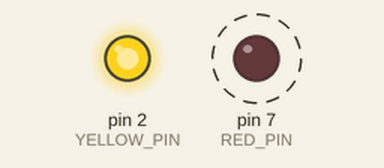
A sketch run on a simulated Arduino Uno, built with avr-gcc and run on an emulated ATmega328P. Shown: output pins drawn as LEDs (lit = HIGH). Dashed ring = blinking.

Above: at 0.05 s.
At 4.25 s:
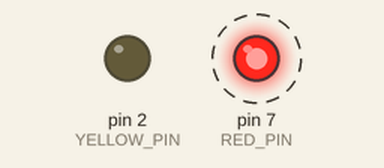
Timing chart, 0 to 5.1 s (numbered marks = the images above):
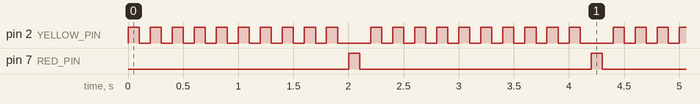

Measured:
- by itself, pin 2 (YELLOW_PIN): repeats every 2.2 s: 8 × (HIGH 0.10 s, LOW 0.10 s), HIGH 0.10 s, LOW 0.30 s, HIGH 0.10 s, LOW 0.10 s
- by itself, pin 7 (RED_PIN): alternates HIGH for 0.10 s and LOW for 2.1 s

The sketch:

LEDSequence.ino
```cpp
#include <Arduino.h>

// Nonblocking reproduction of the untouched extensionless led sketch.
// Yellow pin 2: ten 100 ms on/off cycles; red pin 7: 100 ms on/off.
constexpr uint8_t YELLOW_PIN = 2;
constexpr uint8_t RED_PIN = 7;
constexpr uint32_t STEP_MS = 100;
uint32_t previousStep = 0;
uint8_t stepIndex = 0; // 0..19 yellow; 20..21 red

void showStep() {
  digitalWrite(YELLOW_PIN, stepIndex < 20 && (stepIndex % 2) == 0 ? HIGH : LOW);
  digitalWrite(RED_PIN, stepIndex == 20 ? HIGH : LOW);
}

void setup() {
  pinMode(YELLOW_PIN, OUTPUT);
  pinMode(RED_PIN, OUTPUT);
  previousStep = millis();
  showStep();
}

void loop() {
  const uint32_t now = millis();
  if (static_cast<uint32_t>(now - previousStep) >= STEP_MS) {
    // Advance one phase; no blocking delay, no catch-up burst after stalls.
    previousStep = now;
    stepIndex = static_cast<uint8_t>((stepIndex + 1U) % 22U);
    showStep();
  }
}
```
